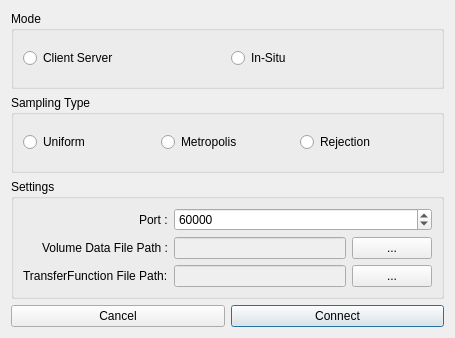
<?xml version="1.0" encoding="UTF-8"?>
<ui version="4.0">
 <class>Connect</class>
 <widget class="QDialog" name="Connect">
  <property name="geometry">
   <rect>
    <x>0</x>
    <y>0</y>
    <width>455</width>
    <height>338</height>
   </rect>
  </property>
  <property name="windowTitle">
   <string>Connect to server</string>
  </property>
  <layout class="QGridLayout" name="gridLayout">
   <item row="1" column="0" colspan="2">
    <widget class="QGroupBox" name="samplingGBox">
     <property name="title">
      <string>Sampling Type</string>
     </property>
     <layout class="QGridLayout" name="gridLayout_4">
      <item row="0" column="0">
       <widget class="QRadioButton" name="uniformRBtn">
        <property name="text">
         <string>Uniform</string>
        </property>
       </widget>
      </item>
      <item row="0" column="1">
       <widget class="QRadioButton" name="metropolisRBtn">
        <property name="text">
         <string>Metropolis</string>
        </property>
       </widget>
      </item>
      <item row="0" column="2">
       <widget class="QRadioButton" name="rejectionRBtn">
        <property name="text">
         <string>Rejection</string>
        </property>
       </widget>
      </item>
     </layout>
    </widget>
   </item>
   <item row="3" column="1">
    <widget class="QPushButton" name="connectPBtn">
     <property name="text">
      <string>Connect</string>
     </property>
    </widget>
   </item>
   <item row="0" column="0" colspan="2">
    <widget class="QGroupBox" name="modeGBox">
     <property name="title">
      <string>Mode</string>
     </property>
     <layout class="QGridLayout" name="gridLayout_2">
      <item row="0" column="0">
       <widget class="QRadioButton" name="clientServerRBtn">
        <property name="text">
         <string>Client Server</string>
        </property>
       </widget>
      </item>
      <item row="0" column="1">
       <widget class="QRadioButton" name="inSituRBtn">
        <property name="text">
         <string>In-Situ</string>
        </property>
       </widget>
      </item>
     </layout>
    </widget>
   </item>
   <item row="2" column="0" colspan="2">
    <widget class="QGroupBox" name="settingsGBox">
     <property name="title">
      <string>Settings</string>
     </property>
     <layout class="QGridLayout" name="gridLayout_3">
      <item row="1" column="0" alignment="Qt::AlignRight">
       <widget class="QLabel" name="portLbl">
        <property name="text">
         <string>Port :</string>
        </property>
       </widget>
      </item>
      <item row="3" column="2">
       <widget class="QPushButton" name="transferFunctionFilePathBrowsePBtn">
        <property name="text">
         <string>...</string>
        </property>
       </widget>
      </item>
      <item row="2" column="2">
       <widget class="QPushButton" name="volumeDataFilePathBrowsePBtn">
        <property name="text">
         <string>...</string>
        </property>
       </widget>
      </item>
      <item row="3" column="1">
       <widget class="QLineEdit" name="transferFunctionFilePathLEdit">
        <property name="enabled">
         <bool>false</bool>
        </property>
       </widget>
      </item>
      <item row="2" column="1">
       <widget class="QLineEdit" name="volumeDataFilePathLEdit">
        <property name="enabled">
         <bool>false</bool>
        </property>
        <property name="text">
         <string/>
        </property>
       </widget>
      </item>
      <item row="3" column="0" alignment="Qt::AlignRight">
       <widget class="QLabel" name="transferFunctionFilePathLbl">
        <property name="text">
         <string>TransferFunction File Path:</string>
        </property>
       </widget>
      </item>
      <item row="1" column="1" colspan="2">
       <widget class="QSpinBox" name="portSBox">
        <property name="minimum">
         <number>49152</number>
        </property>
        <property name="maximum">
         <number>65535</number>
        </property>
        <property name="value">
         <number>60000</number>
        </property>
       </widget>
      </item>
      <item row="2" column="0" alignment="Qt::AlignRight">
       <widget class="QLabel" name="volumeDataFilePathLbl">
        <property name="text">
         <string>Volume Data File Path :</string>
        </property>
       </widget>
      </item>
     </layout>
    </widget>
   </item>
   <item row="3" column="0">
    <widget class="QPushButton" name="cancelPBtn">
     <property name="text">
      <string>Cancel</string>
     </property>
    </widget>
   </item>
  </layout>
 </widget>
 <resources/>
 <connections/>
</ui>
